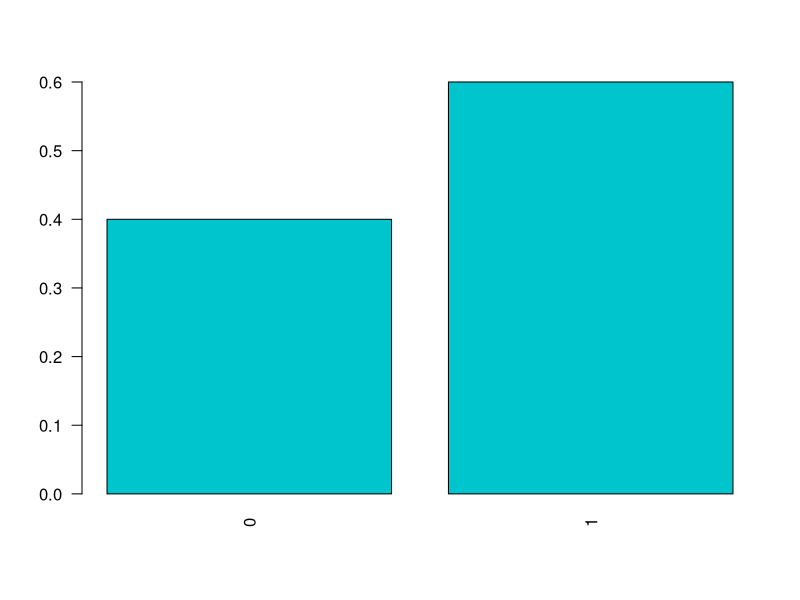
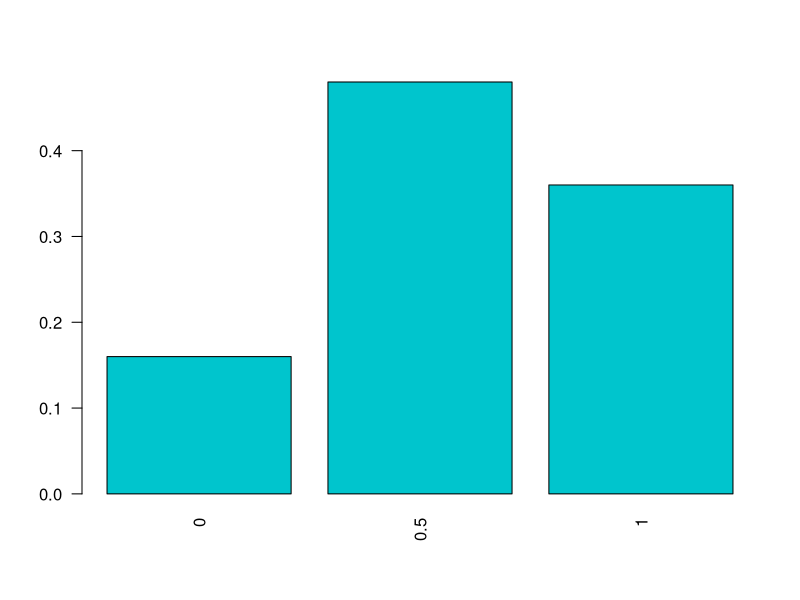
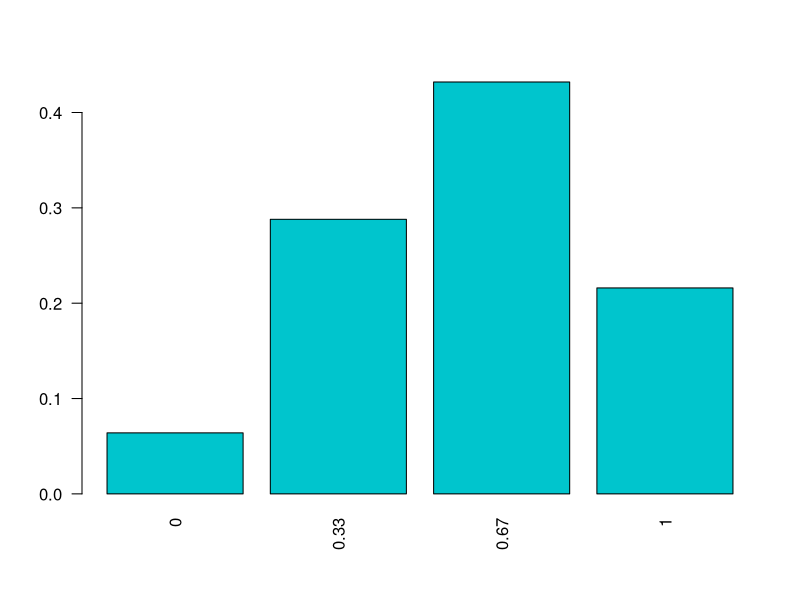
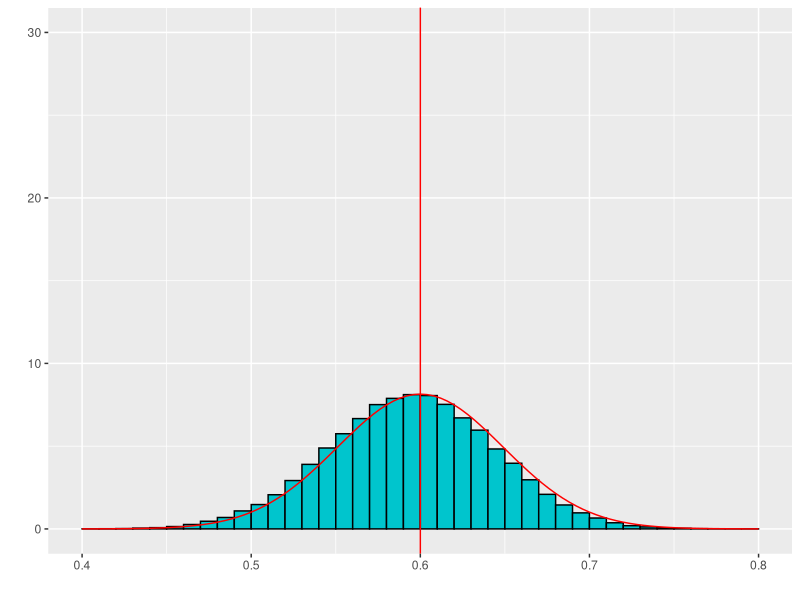
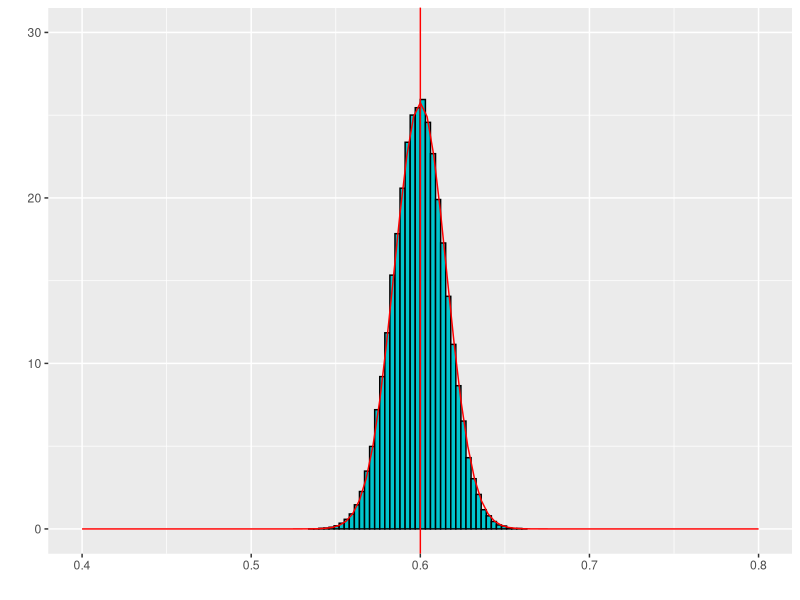
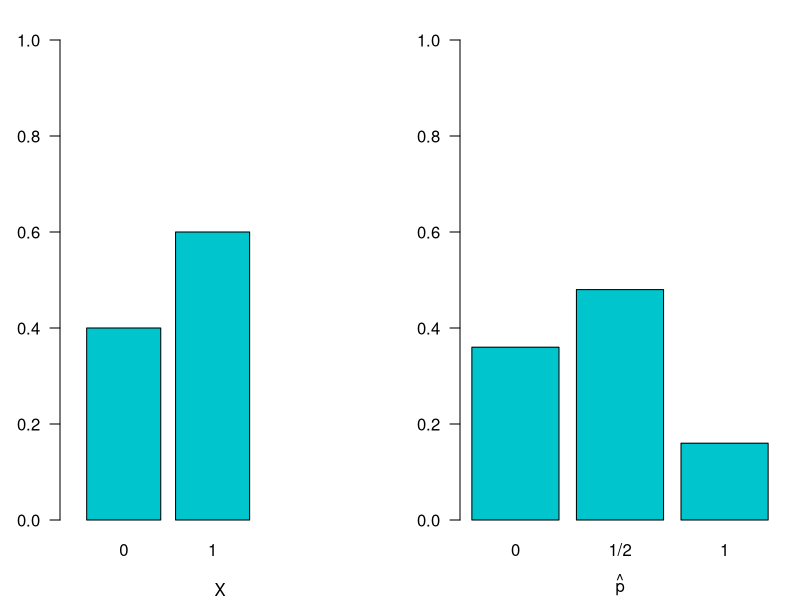
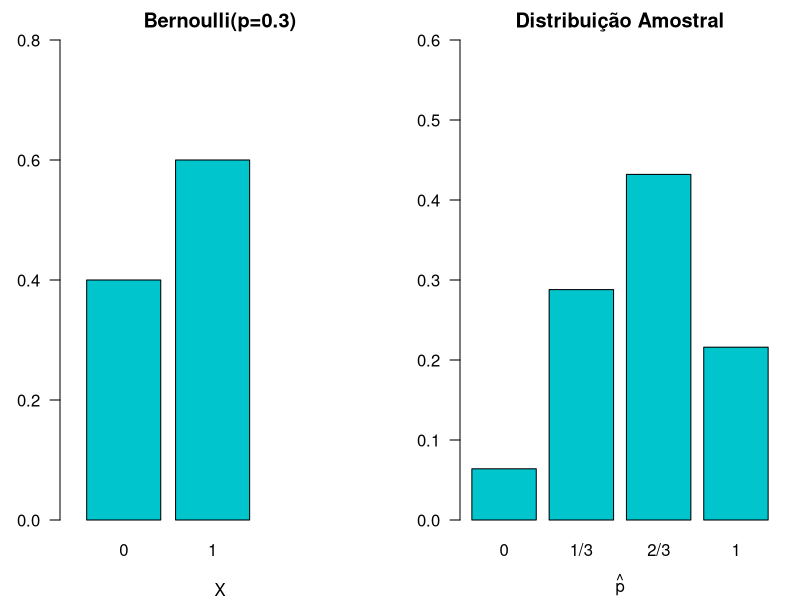
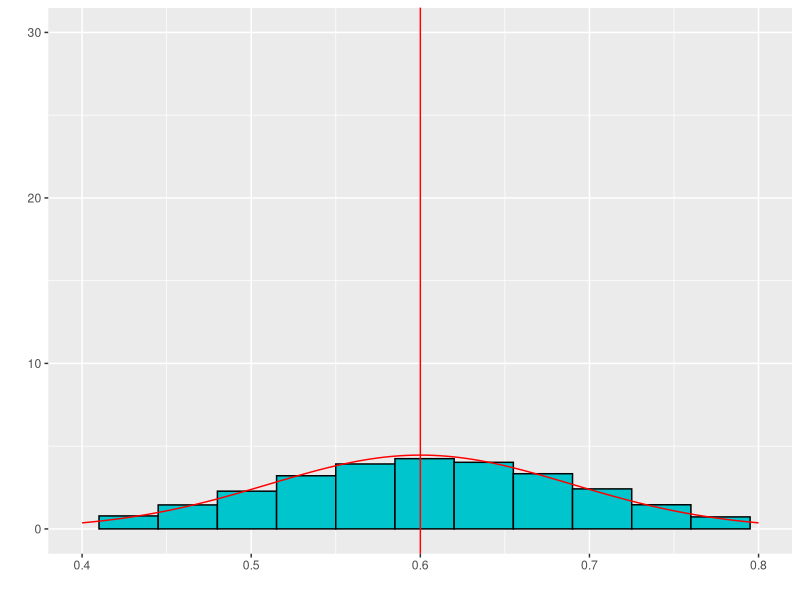

These figures' R source, in order: (Note: this script raises an error after producing the figures.)
## ---- chunk 1
namess <- c("0","1")
barplot(c(0.4,0.6), names.arg=namess, col="turquoise3", main="", 
            cex.lab=1.0, cex.axis=1.0, cex.names=1.0, cex.main=2, las=2)
## ---- chunk 2
library(kableExtra)
aa <- expand.grid(1:5,1:5)
xx <- c(1,0,1,0,1)
phat <- unlist(apply(aa,1,function(x) mean(xx[x])))
aa$phat <- phat
#colnames(aa) <- c("Pessoa amostrada 1","Pessoa amostrada 2","$\\hat{p}$")
#kable(aa, align = 'ccc',col.names = c("Primeira pessoa", "Segunda pessoa","$\\hat{p}$"))

#library(DT)
#datatable(aa, colnames = c("Primeira pessoa", "Segunda pessoa", "hat{p}"))

kable(aa[1:13,], align = 'ccc', row.names = T, col.names = c("Primeira pessoa", "Segunda pessoa","$\\hat{p}$"))  %>%
  row_spec(0, align = "c") %>% 
  kable_styling(position = "left", 
                bootstrap_options = c("striped", "condensed", "bordered"), 
                font_size = 18, full_width = FALSE)
## ---- chunk 3
kable(aa[14:25,], align = 'ccc', row.names = T, col.names = c("Primeira pessoa", "Segunda pessoa","$\\hat{p}$"))  %>%
  row_spec(0, align = "c") %>% 
  kable_styling(position = "left", 
                bootstrap_options = c("striped", "condensed", "bordered"), 
                font_size = 18, full_width = FALSE)
## ---- chunk 4
ff <- as.data.frame(table(aa$phat))
ff$Prop=ff$Freq/(sum(ff$Freq))
kable(ff[,c(1,3)],align = 'cc', col.names = c("$x$", "$P(\\hat{p}=x)$")) %>%
  row_spec(0, align = "c") %>% 
  kable_styling(position = "left", 
                bootstrap_options = c("striped", "condensed", "bordered"), 
                font_size = 18, full_width = FALSE)
## ---- chunk 5
namess <- as.character(round(as.numeric(as.character(ff$Var1)),2))
barplot(ff$Prop, names.arg=namess, col="turquoise3", main="", 
            cex.lab=1.0, cex.axis=1.0, cex.names=1.0, cex.main=2, las=2)
## ---- chunk 6
library(kableExtra)
aa <- expand.grid(1:5,1:5,1:5)
xx <- c(1,0,1,0,1)
phat <- unlist(apply(aa,1,function(x) mean(xx[x])))
aa$phat <- round(phat,3)
#colnames(aa) <- c("Pessoa amostrada 1","Pessoa amostrada 2","$\\hat{p}$")
#kable(aa[1:25,],align = 'ccc',col.names = c("Pessoa amostrada 1","Pessoa amostrada 2","Pessoa amostrada 3","$\\hat{p}$"))

#datatable(aa, colnames = c("Pessoa amostrada 1","Pessoa amostrada 2", "Pessoa amostrada 3", "hat{p}"))

kable(aa[1:13,], align = 'ccc', row.names = T, col.names = c("Pessoa amostrada 1","Pessoa amostrada 2", "Pessoa amostrada 3", "$\\hat{p}$"))  %>%
  row_spec(0, align = "c") %>% 
  kable_styling(position = "left", 
                bootstrap_options = c("striped", "condensed", "bordered"), 
                font_size = 18, full_width = FALSE)
## ---- chunk 7
kable(aa[14:26,], align = 'ccc', row.names = T, col.names = c("Pessoa amostrada 1","Pessoa amostrada 2", "Pessoa amostrada 3", "$\\hat{p}$"))  %>%
  row_spec(0, align = "c") %>% 
  kable_styling(position = "left", 
                bootstrap_options = c("striped", "condensed", "bordered"), 
                font_size = 18, full_width = FALSE)
## ---- chunk 8
kable(aa[27:40,], align = 'ccc', row.names = T, col.names = c("Pessoa amostrada 1","Pessoa amostrada 2", "Pessoa amostrada 3", "$\\hat{p}$"))  %>%
  row_spec(0, align = "c") %>% 
  kable_styling(position = "left", 
                bootstrap_options = c("striped", "condensed", "bordered"), 
                font_size = 18, full_width = FALSE)
## ---- chunk 9
kable(aa[41:54,], align = 'ccc', row.names = T, col.names = c("Pessoa amostrada 1","Pessoa amostrada 2", "Pessoa amostrada 3", "$\\hat{p}$"))  %>%
  row_spec(0, align = "c") %>% 
  kable_styling(position = "left", 
                bootstrap_options = c("striped", "condensed", "bordered"), 
                font_size = 18, full_width = FALSE)
## ---- chunk 10
kable(aa[55:68,], align = 'ccc', row.names = T, col.names = c("Pessoa amostrada 1","Pessoa amostrada 2", "Pessoa amostrada 3", "$\\hat{p}$"))  %>%
  row_spec(0, align = "c") %>% 
  kable_styling(position = "left", 
                bootstrap_options = c("striped", "condensed", "bordered"), 
                font_size = 18, full_width = FALSE)
## ---- chunk 11
kable(aa[69:82,], align = 'ccc', row.names = T, col.names = c("Pessoa amostrada 1","Pessoa amostrada 2", "Pessoa amostrada 3", "$\\hat{p}$"))  %>%
  row_spec(0, align = "c") %>% 
  kable_styling(position = "left", 
                bootstrap_options = c("striped", "condensed", "bordered"), 
                font_size = 18, full_width = FALSE)
## ---- chunk 12
kable(aa[83:96,], align = 'ccc', row.names = T, col.names = c("Pessoa amostrada 1","Pessoa amostrada 2", "Pessoa amostrada 3", "$\\hat{p}$"))  %>%
  row_spec(0, align = "c") %>% 
  kable_styling(position = "left", 
                bootstrap_options = c("striped", "condensed", "bordered"), 
                font_size = 18, full_width = FALSE)
## ---- chunk 13
kable(aa[97:110,], align = 'ccc', row.names = T, col.names = c("Pessoa amostrada 1","Pessoa amostrada 2", "Pessoa amostrada 3", "$\\hat{p}$"))  %>%
  row_spec(0, align = "c") %>% 
  kable_styling(position = "left", 
                bootstrap_options = c("striped", "condensed", "bordered"), 
                font_size = 18, full_width = FALSE)
## ---- chunk 14
kable(aa[111:125,], align = 'ccc', row.names = T, col.names = c("Pessoa amostrada 1","Pessoa amostrada 2", "Pessoa amostrada 3", "$\\hat{p}$"))  %>%
  row_spec(0, align = "c") %>% 
  kable_styling(position = "left", 
                bootstrap_options = c("striped", "condensed", "bordered"), 
                font_size = 18, full_width = FALSE)
## ---- chunk 15
ff <- as.data.frame(table(aa$phat))
ff$Prop=round(ff$Freq/(sum(ff$Freq)),3)
kable(ff[,c(1,3)], align = 'cc', col.names = c("$x$","$P(\\hat{p}=x)$")) %>%
  row_spec(0, align = "c") %>% 
  kable_styling(position = "left", 
                bootstrap_options = c("striped", "condensed", "bordered"), 
                font_size = 18, full_width = FALSE)
## ---- chunk 16
namess <- as.character(round(as.numeric(as.character(ff$Var1)),2))
barplot(ff$Prop, names.arg=namess, col="turquoise3", main="", 
            cex.lab=1.0, cex.axis=1.0, cex.names=1.0, cex.main=2, las=2)
## ---- chunk 17
N=1000000
n=100
n1 = ceiling(N*.6)
n2= N-n1
xx <- c(rep(1,n1),rep(0,n2))
B=100000
bb <- matrix(NA,nrow=B,ncol=n)
for (i in 1:B)
{
  bb[i,] <- sample(1:N,n,replace=TRUE)
}
phat <- unlist(apply(bb,1,function(x) mean(xx[x])))
aa <- data.frame(bb)
aa$phat <- round(phat,3)
## ---- chunk 18
ff <- as.data.frame(table(aa$phat))
ff$Prop=round(ff$Freq/(sum(ff$Freq)),3)
## ---- chunk 19
library(ggplot2)
df <- data.frame(PF = aa$phat)
ggplot(df, aes(x = PF)) + 
    geom_histogram(aes(y =..density..),
                   breaks = seq(min(aa$phat), max(aa$phat), by = .01), 
                   colour = "black", 
                   fill = "turquoise3") +  geom_vline(xintercept=0.6, color="red") + 
stat_function(fun = dnorm, args = list(mean = 0.6, sd = sqrt(0.6*.4/n)),col="red") + xlab(" ") + ylab(" ") + ylim(0,30) + xlim(0.4,0.8)
## ---- chunk 20
N=1000000
n=1000
n1 = ceiling(N*.6)
n2= N-n1
xx <- c(rep(1,n1),rep(0,n2))
B=100000
bb <- matrix(NA,nrow=B,ncol=n)
for (i in 1:B)
{
  bb[i,] <- sample(1:N,n,replace=TRUE)
}
phat <- unlist(apply(bb,1,function(x) mean(xx[x])))
aa <- data.frame(bb)
aa$phat <- round(phat,3)
## ---- chunk 21
ff <- as.data.frame(table(aa$phat))
ff$Prop=round(ff$Freq/(sum(ff$Freq)),3)
## ---- chunk 22
df <- data.frame(PF = aa$phat)
ggplot(df, aes(x = PF)) + 
    geom_histogram(aes(y =..density..),
                   breaks = seq(min(aa$phat), max(aa$phat), by = .003), 
                   colour = "black", 
                   fill = "turquoise3") +  geom_vline(xintercept=0.6, color="red") +
stat_function(fun = dnorm, args = list(mean = 0.6, sd = sqrt(0.6*.4/n)),col="red") + xlab(" ") + ylab(" ") + ylim(0,30)+xlim(0.4,0.8)
## ---- chunk 23
par(mfrow=c(1, 2), mar = c(4, 3, 2, 1))
barplot(c(0.4, 0.6), las = 1, col = "turquoise3", ylim = c(0, 1), width = 0.25,
        names.arg = c(0, 1), 
        main = "", xlab = "X", ylab = "", xlim = c(0, 1))
barplot(c(0.36, 0.48, 0.16), las = 1, col = "turquoise3", 
        names.arg = c("0", "1/2", "1"), 
        main = " ", 
        xlab = bquote("" * hat(p) * "") , ylab = "", ylim = c(0, 1), )
## ---- chunk 24
n = 3
p = 0.6

par(mfrow=c(1, 2), mar = c(4, 3, 2, 1))
barplot(c(1-p, p), las = 1, col = "turquoise3", ylim = c(0, .8), width = 0.25, 
        names.arg = c(0, 1), 
        main = "Bernoulli(p=0.3)", xlab = "X", ylab = "", xlim = c(0, 1))
barplot(dbinom(0:n, n, p), las = 1, col = "turquoise3", 
        names.arg = c("0", "1/3", "2/3", "1"), 
        main = "Distribuição Amostral", 
        xlab = bquote("" * hat(p) * "") , ylab = "", ylim = c(0, .6))
## ---- chunk 25
n=30
B=100000
bb <- matrix(NA,nrow=B,ncol=n)
for (i in 1:B)
{
  bb[i,] <- rbinom(n,1,0.6)
}
phat <- rowMeans(bb)
aa <- data.frame(bb)
aa$phat <- round(phat,3)
## ---- chunk 26
df <- data.frame(PF = aa$phat)
ggplot(df, aes(x = PF)) + 
    geom_histogram(aes(y =..density..),
                   breaks = seq(min(aa$phat), max(aa$phat), by = .035), 
                   colour = "black", 
                   fill = "turquoise3") +  geom_vline(xintercept=0.6, color="red") +
stat_function(fun = dnorm, args = list(mean = 0.6, sd = sqrt(0.6*.4/n)),col="red") + xlab(" ") + ylab(" ") + ylim(0,30)+xlim(0.4,0.8)
## ---- chunk 27
n=100
B=100000
bb <- matrix(NA,nrow=B,ncol=n)
for (i in 1:B)
{
  bb[i,] <- rbinom(n,1,0.6)
}
phat <- rowMeans(bb)
aa <- data.frame(bb)
aa$phat <- round(phat,3)
## ---- chunk 28
df <- data.frame(PF = aa$phat)
ggplot(df, aes(x = PF)) + 
    geom_histogram(aes(y =..density..),
                   breaks = seq(min(aa$phat), max(aa$phat), by = .01), 
                   colour = "black", 
                   fill = "turquoise3") +  geom_vline(xintercept=0.6, color="red") +
stat_function(fun = dnorm, args = list(mean = 0.6, sd = sqrt(0.6*.4/n)),col="red") + xlab(" ") + ylab(" ") + ylim(0,30)+xlim(0.4,0.8)
## ---- chunk 29
n=1000
B=100000
bb <- matrix(NA,nrow=B,ncol=n)
for (i in 1:B)
{
  bb[i,] <- rbinom(n,1,0.6)
}
phat <- rowMeans(bb)
aa <- data.frame(bb)
aa$phat <- round(phat,3)
## ---- chunk 30
df <- data.frame(PF = aa$phat)
ggplot(df, aes(x = PF)) + 
    geom_histogram(aes(y =..density..),
                   breaks = seq(min(aa$phat), max(aa$phat), by = .005), 
                   colour = "black", 
                   fill = "turquoise3") +  geom_vline(xintercept=0.6, color="red") +
stat_function(fun = dnorm, args = list(mean = 0.6, sd = sqrt(0.6*.4/n)),col="red") + xlab(" ") + ylab(" ") + ylim(0,30)+xlim(0.4,0.8)
## ---- chunk 31
namess <- c("1000","2000","3000","4000","5000")
barplot(c(rep(1/5,5)), names.arg=namess, col="turquoise3", main="", 
            cex.lab=1.0, cex.axis=1.0, cex.names=1.0, cex.main=2, las=2)
## ---- chunk 32
library(kableExtra)
aa <- expand.grid(1:5,1:5)
xx <- c(1000,2000,3000,4000,5000)
phat <- unlist(apply(aa,1,function(x) mean(xx[x])))
aa$phat <- phat
#kable(aa,align = 'ccc',col.names = c("Primeira pessoa","Segunda pessoa","$\\bar{X}$"))

#datatable(aa, colnames = c("Primeira pessoa","Segunda pessoa", "bar{X}"))

kable(aa[1:13,], align = 'ccc', row.names = T, col.names = c("Primeira pessoa","Segunda pessoa","$\\bar{X}$"))  %>%
  row_spec(0, align = "c") %>% 
  kable_styling(position = "left", 
                bootstrap_options = c("striped", "condensed", "bordered"), 
                font_size = 18, full_width = FALSE)
## ---- chunk 33
kable(aa[14:25,], align = 'ccc', row.names = T, col.names = c("Primeira pessoa","Segunda pessoa","$\\bar{X}$"))  %>%
  row_spec(0, align = "c") %>% 
  kable_styling(position = "left", 
                bootstrap_options = c("striped", "condensed", "bordered"), 
                font_size = 18, full_width = FALSE)
## ---- chunk 34
ff <- as.data.frame(table(aa$phat))
ff$Prop=ff$Freq/(sum(ff$Freq))
kable(ff[,c(1,3)],align = 'cc',col.names = c("$x$","$P(\\bar{X}=x)$")) %>%
  row_spec(0, align = "c")  %>% 
  kable_styling(position = "left", 
                bootstrap_options = c("striped", "condensed", "bordered"), 
                font_size = 18, full_width = FALSE)
esp <- sum(as.numeric(as.character(ff$Var1))*ff$Prop)
vari <- sum( ((as.numeric(as.character(ff$Var1)) - esp )^2)*ff$Prop)
## ---- chunk 35
namess <- as.character(round(as.numeric(as.character(ff$Var1)),2))
barplot(ff$Prop, names.arg=namess, col="turquoise3", main="", 
            cex.lab=1.0, cex.axis=1.0, cex.names=1.0, cex.main=2, las=2)
## ---- chunk 36
library(kableExtra)
aa <- expand.grid(1:5,1:5,1:5)
xx <- c(1000,2000,3000,4000,5000)
phat <- unlist(apply(aa,1,function(x) mean(xx[x])))
aa$phat <- round(phat,3)
#colnames(aa) <- c("Pessoa amostrada 1","Pessoa amostrada 2","$\\hat{p}$")
#kable(aa[1:25,],align = 'ccc',col.names = c("Pessoa amostrada 1","Pessoa amostrada 2","Pessoa amostrada 3","$\\bar{X}$"))

#datatable(aa, colnames = c("Pessoa amostrada 1","Pessoa amostrada 2","Pessoa amostrada 3", "bar{X}"))

kable(aa[1:13,], align = 'ccc', row.names = T, col.names = c("Pessoa amostrada 1","Pessoa amostrada 2","Pessoa amostrada 3","$\\bar{X}$"))  %>%
  row_spec(0, align = "c") %>% 
  kable_styling(position = "left", 
                bootstrap_options = c("striped", "condensed", "bordered"), 
                font_size = 18, full_width = FALSE)
## ---- chunk 37
kable(aa[14:26,], align = 'ccc', row.names = T, col.names = c("Pessoa amostrada 1","Pessoa amostrada 2","Pessoa amostrada 3","$\\bar{X}$"))  %>%
  row_spec(0, align = "c") %>% 
  kable_styling(position = "left", 
                bootstrap_options = c("striped", "condensed", "bordered"), 
                font_size = 18, full_width = FALSE)
## ---- chunk 38
kable(aa[27:40,], align = 'ccc', row.names = T, col.names = c("Pessoa amostrada 1","Pessoa amostrada 2","Pessoa amostrada 3","$\\bar{X}$"))  %>%
  row_spec(0, align = "c") %>% 
  kable_styling(position = "left", 
                bootstrap_options = c("striped", "condensed", "bordered"), 
                font_size = 18, full_width = FALSE)
## ---- chunk 39
kable(aa[41:54,], align = 'ccc', row.names = T, col.names = c("Pessoa amostrada 1","Pessoa amostrada 2","Pessoa amostrada 3","$\\bar{X}$"))  %>%
  row_spec(0, align = "c") %>% 
  kable_styling(position = "left", 
                bootstrap_options = c("striped", "condensed", "bordered"), 
                font_size = 18, full_width = FALSE)
## ---- chunk 40
kable(aa[55:68,], align = 'ccc', row.names = T, col.names = c("Pessoa amostrada 1","Pessoa amostrada 2","Pessoa amostrada 3","$\\bar{X}$"))  %>%
  row_spec(0, align = "c") %>% 
  kable_styling(position = "left", 
                bootstrap_options = c("striped", "condensed", "bordered"), 
                font_size = 18, full_width = FALSE)
## ---- chunk 41
kable(aa[69:82,], align = 'ccc', row.names = T, col.names = c("Pessoa amostrada 1","Pessoa amostrada 2","Pessoa amostrada 3","$\\bar{X}$"))  %>%
  row_spec(0, align = "c") %>% 
  kable_styling(position = "left", 
                bootstrap_options = c("striped", "condensed", "bordered"), 
                font_size = 18, full_width = FALSE)
## ---- chunk 42
kable(aa[83:96,], align = 'ccc', row.names = T, col.names = c("Pessoa amostrada 1","Pessoa amostrada 2","Pessoa amostrada 3","$\\bar{X}$"))  %>%
  row_spec(0, align = "c") %>% 
  kable_styling(position = "left", 
                bootstrap_options = c("striped", "condensed", "bordered"), 
                font_size = 18, full_width = FALSE)
## ---- chunk 43
kable(aa[97:110,], align = 'ccc', row.names = T, col.names = c("Pessoa amostrada 1","Pessoa amostrada 2","Pessoa amostrada 3","$\\bar{X}$"))  %>%
  row_spec(0, align = "c") %>% 
  kable_styling(position = "left", 
                bootstrap_options = c("striped", "condensed", "bordered"), 
                font_size = 18, full_width = FALSE)
## ---- chunk 44
kable(aa[111:125,], align = 'ccc', row.names = T, col.names = c("Pessoa amostrada 1","Pessoa amostrada 2","Pessoa amostrada 3","$\\bar{X}$"))  %>%
  row_spec(0, align = "c") %>% 
  kable_styling(position = "left", 
                bootstrap_options = c("striped", "condensed", "bordered"), 
                font_size = 18, full_width = FALSE)
## ---- chunk 45
ff <- as.data.frame(table(aa$phat))
ff$Prop=round(ff$Freq/(sum(ff$Freq)),3)
kable(ff[,c(1,3)],align = 'cc', col.names = c("$x$","$P(\\bar{X}=x)$")) %>%
  row_spec(0, align = "c") %>% 
  kable_styling(position = "left", 
                bootstrap_options = c("striped", "condensed", "bordered"), 
                font_size = 18, full_width = FALSE)
esp <- sum(as.numeric(as.character(ff$Var1))*ff$Prop)
vari <- sum( ((as.numeric(as.character(ff$Var1)) - esp )^2)*ff$Prop)
## ---- chunk 46
namess <- as.character(round(as.numeric(as.character(ff$Var1)),2))
barplot(ff$Prop, names.arg=namess, col="turquoise3", main="", 
            cex.lab=1.0, cex.axis=1.0, cex.names=1.0, cex.main=2, las=2)
## ---- chunk 47
N=1000000
n=100
xx <- c(rep(1000,N/5),rep(2000,N/5),rep(3000,N/5),rep(4000,N/5),rep(5000,N/5))
mu=mean(xx)
vari = var(xx) * (N-1)/N
B=100000
bb <- matrix(NA,nrow=B,ncol=n)
for (i in 1:B)
{
  bb[i,] <- sample(1:N,n,replace=TRUE)
}
phat <- unlist(apply(bb,1,function(x) mean(xx[x])))
aa <- data.frame(bb)
aa$phat <- round(phat,3)
## ---- chunk 48
ff <- as.data.frame(table(aa$phat))
ff$Prop=round(ff$Freq/(sum(ff$Freq)),3)
## ---- chunk 49
library(ggplot2)
df <- data.frame(PF = aa$phat)
ggplot(df, aes(x = PF)) + 
    geom_histogram(aes(y =..density..),
                   breaks = seq(min(aa$phat), max(aa$phat), by = 10), 
                   colour = "black", 
                   fill = "turquoise3") +  geom_vline(xintercept=mu, color="red") + 
stat_function(fun = dnorm, args = list(mean = mu, sd = sqrt(vari/n)),col="red") + xlab(" ") + ylab(" ") + ylim(0,0.01) + xlim(2400,3600)
## ---- chunk 50
N=1000000
n=1000
xx <- c(rep(1000,N/5),rep(2000,N/5),rep(3000,N/5),rep(4000,N/5),rep(5000,N/5))
mu=mean(xx)
vari = var(xx) * (N-1)/N
B=100000
bb <- matrix(NA,nrow=B,ncol=n)
for (i in 1:B)
{
  bb[i,] <- sample(1:N,n,replace=TRUE)
}
phat <- unlist(apply(bb,1,function(x) mean(xx[x])))
aa <- data.frame(bb)
aa$phat <- round(phat,3)
## ---- chunk 51
ff <- as.data.frame(table(aa$phat))
ff$Prop=round(ff$Freq/(sum(ff$Freq)),3)
## ---- chunk 52
df <- data.frame(PF = aa$phat)
ggplot(df, aes(x = PF)) + 
    geom_histogram(aes(y =..density..),
                   breaks = seq(min(aa$phat), max(aa$phat), by = 10), 
                   colour = "black", 
                   fill = "turquoise3") +  geom_vline(xintercept=mu, color="red") +
stat_function(fun = dnorm, args = list(mean = mu, sd = sqrt(vari/n)),col="red") + xlab(" ") + ylab(" ") + ylim(0,0.01) + xlim(2400,3600)
## ---- chunk 53
namess <- c("1000","2000","3000","4000","5000")
barplot(c(rep(1/5,5)), names.arg=namess, col="turquoise3", main="", 
            cex.lab=1.0, cex.axis=1.0, cex.names=1.0, cex.main=2, las=2)
## ---- chunk 54
n=30
B=100000
bb <- matrix(NA,nrow=B,ncol=n)
for (i in 1:B)
{
  bb[i,] <- sample(x=c(1000,2000,3000,4000,5000),size=n,replace=TRUE)
}
phat <- rowMeans(bb)

aa <- data.frame(bb)
aa$phat <- round(phat,3)
mu=mean(c(1000,2000,3000,4000,5000))
vari = var(c(1000,2000,3000,4000,5000)) * (4/5)
## ---- chunk 55
df <- data.frame(PF = aa$phat)
ggplot(df, aes(x = PF)) + 
    geom_histogram(aes(y =..density..),
                   breaks = seq(min(aa$phat), max(aa$phat), by = 33), 
                   colour = "black", 
                   fill = "turquoise3") +  geom_vline(xintercept=mu, color="red") +
stat_function(fun = dnorm, args = list(mean = mu, sd = sqrt(vari/n)),col="red") + xlab(" ") + ylab(" ") + ylim(0,0.01)+xlim(2000,4000)
## ---- chunk 56
n=100
B=100000
bb <- matrix(NA,nrow=B,ncol=n)
for (i in 1:B)
{
  bb[i,] <- sample(x=c(1000,2000,3000,4000,5000),size=n,replace=TRUE)
}
phat <- rowMeans(bb)

aa <- data.frame(bb)
aa$phat <- round(phat,3)
mu=mean(c(1000,2000,3000,4000,5000))
vari = var(c(1000,2000,3000,4000,5000)) * (4/5)
## ---- chunk 57
df <- data.frame(PF = aa$phat)
ggplot(df, aes(x = PF)) + 
    geom_histogram(aes(y =..density..),
                   breaks = seq(min(aa$phat), max(aa$phat), by = 10), 
                   colour = "black", 
                   fill = "turquoise3") +  geom_vline(xintercept=mu, color="red") +
stat_function(fun = dnorm, args = list(mean = mu, sd = sqrt(vari/n)),col="red") + xlab(" ") + ylab(" ") + ylim(0,0.01)+xlim(2000,4000)
## ---- chunk 58
n=1000
B=100000
bb <- matrix(NA,nrow=B,ncol=n)
for (i in 1:B)
{
  bb[i,] <- sample(x=c(1000,2000,3000,4000,5000),size=n,replace=TRUE)
}
phat <- rowMeans(bb)

aa <- data.frame(bb)
aa$phat <- round(phat,3)
## ---- chunk 59
df <- data.frame(PF = aa$phat)
ggplot(df, aes(x = PF)) + 
    geom_histogram(aes(y =..density..),
                   breaks = seq(min(aa$phat), max(aa$phat), by = 10), 
                   colour = "black", 
                   fill = "turquoise3") +  geom_vline(xintercept=mu, color="red") +
stat_function(fun = dnorm, args = list(mean = mu, sd = sqrt(vari/n)),col="red") + xlab(" ") + ylab(" ") + ylim(0,0.01)+xlim(2000,4000)
## ---- chunk 60
B=100000
mu=3.5
vari = 17.5/6
